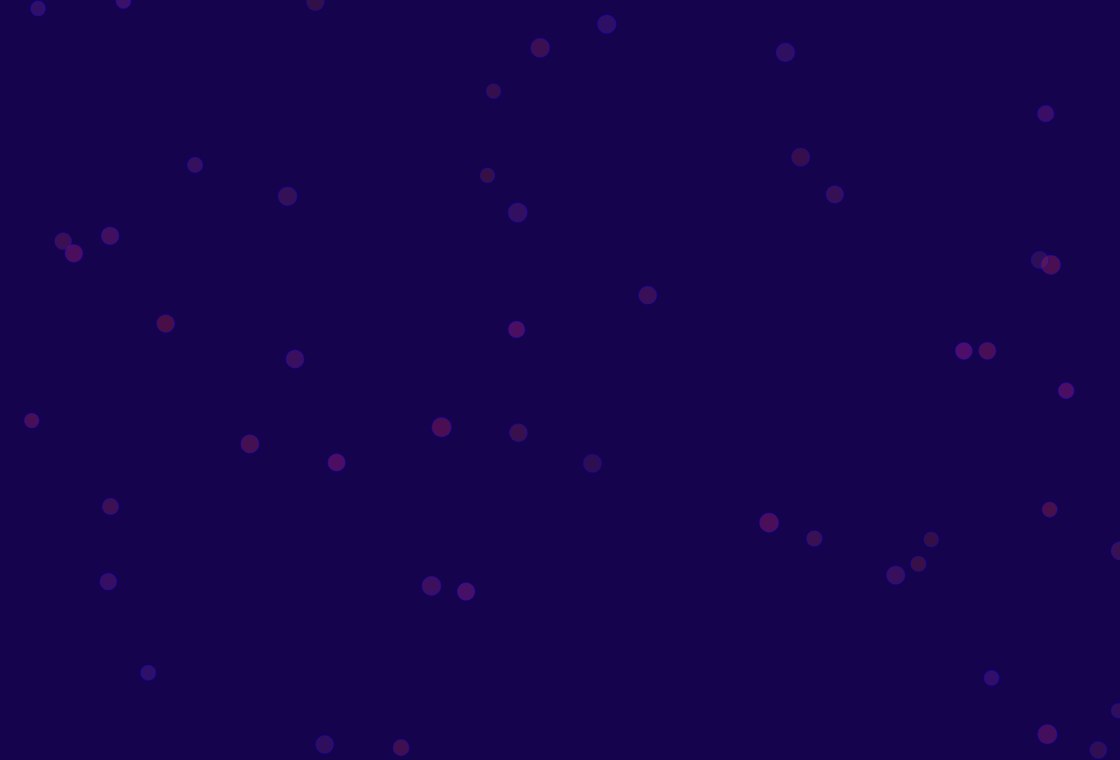
Frame 1 (no input)
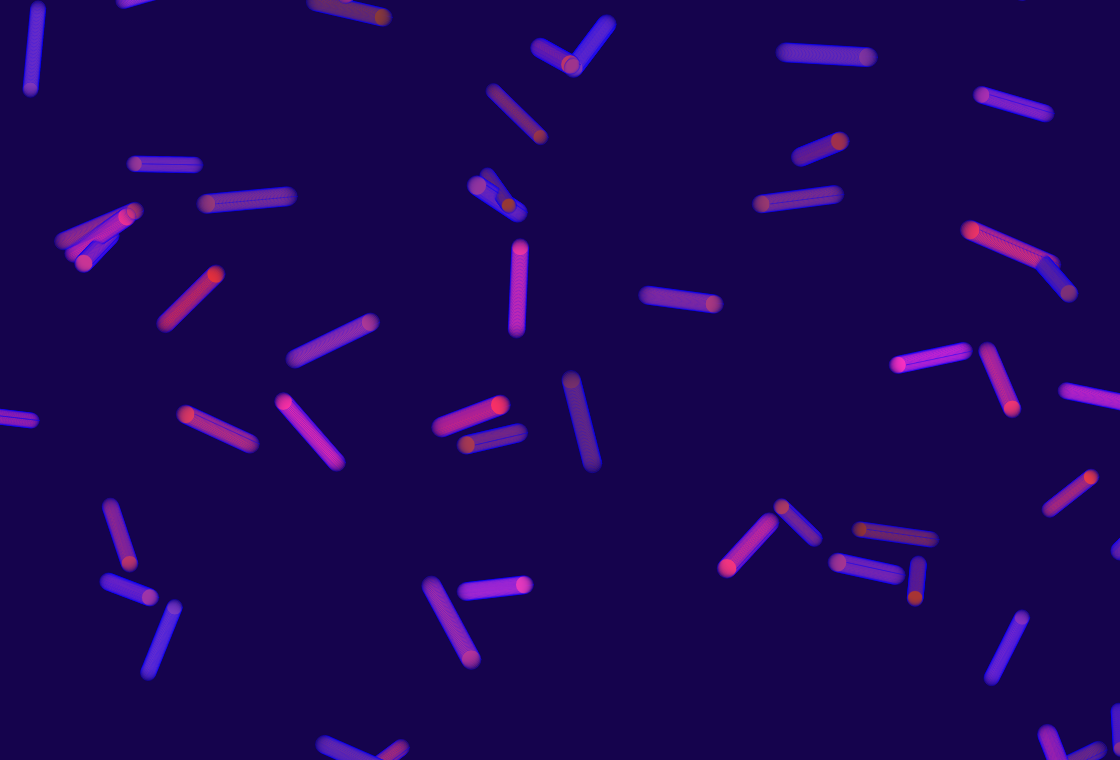
Frame 60 (no input)
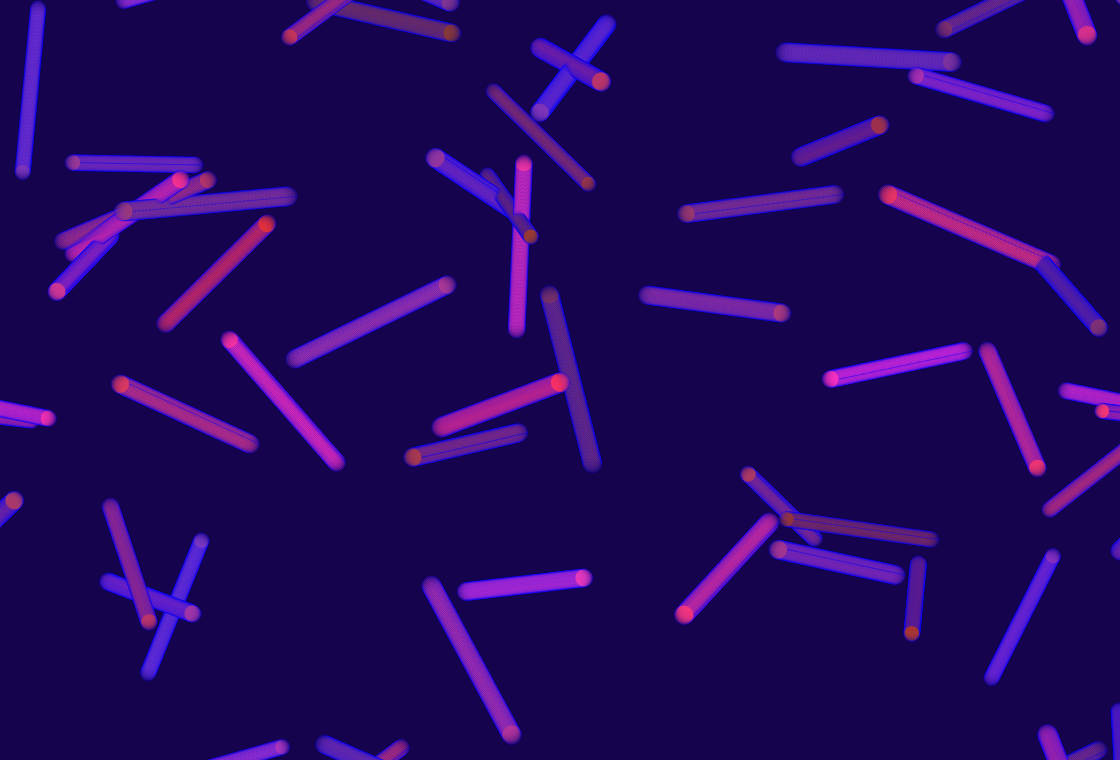
Frame 120 (the mouse pressed at the canvas centre since frame 60)

The p5.js sketch that drew these frames (run headless with seeded random() and noise() and a simulated clock; from frame 60 on, the mouse is pressed at the canvas centre):

// p5.js sketch
// ── sketch.js
var boids = [];
var maxBoids = 50;

function setup() {
	createCanvas(1120, 760);
	background(21, 3, 77);
	loadBoids(maxBoids);
}

function draw() {
  runBoids();
}

function loadBoids(mb){
	//  Load my array with boids
	for(var i = 0; i < mb; i++){
	  boids[i] = new Boid(random(width), random(height), random(15, 20));
	}
}

function runBoids(){
	//  Load my array with boids
	for(var i = 0; i < maxBoids; i++){
	  boids[i].run();
	}
}

//++++++++++++++++++++++++++++++++++++++++++++++++++++++++++++++++++++++++
//+++++++++++++++++++++++++++++++++++++++++++++++++++++  Boid code
function  Boid(x, y, r)  {
	this.acc = createVector(random(-0.5,0.5), random(-0.5,0.5));
	this.vel = p5.Vector.random2D();
	this.pos = createVector(x, y);
	this.rad = r;
	this.rcr = random(120,255);
	this.rcg = random(50,60);
	this.rcb = random(200,50);
	this.maxspeed = 3; // Maximum speed
	this.maxforce = 0.5; // Maximum steering force
}

Boid.prototype.applyForce = function(force) {
	this.acc.add(force);
}


Boid.prototype.run = function() {
	this.update();
	this.checkEdges();
	this.render();
}


// Method to update location
Boid.prototype.update = function() {
	// Update velocity
	this.vel.add(this.acc);
	// Limit speed
	this.vel.limit(this.maxspeed);
	this.pos.add(this.vel);
	// Reset accelertion to 0 each cycle
	this.acc.mult(0);
}


// Wraparound
Boid.prototype.checkEdges = function() {
  if (this.pos.x < -this.rad) this.pos.x = width + this.rad;
  if (this.pos.y < -this.rad) this.pos.y = height + this.rad;
  if (this.pos.x > width + this.rad) this.pos.x = -this.rad;
  if (this.pos.y > height + this.rad) this.pos.y = -this.rad;
}

// Draw boid as a circle
Boid.prototype.render = function() {
  fill(this.rcr, this.rcg, this.rcb, 60);
  stroke(22);
  stroke(0,0,255,90);
  ellipse(this.pos.x, this.pos.y, this.rad, this.rad);


}
